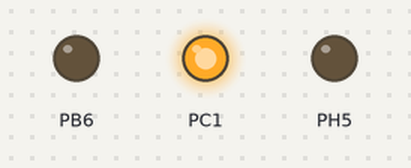
Bench run of a program on a simulated ATmega2560, built with avr-gcc and emulated at 16 MHz. Parts: output pins drawn as LEDs (lit = HIGH).

Above: at 0.5 s.
At 1.5 s:
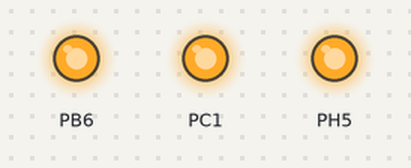
Timing chart, 0 to 3.0 s (numbered marks = the images above):
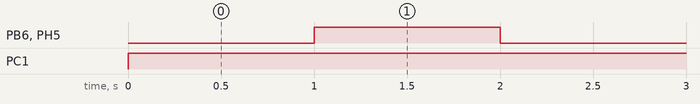

Measured:
- by itself, PB6, PH5: alternates HIGH for 1.0 s and LOW for 1.0 s
- by itself, PC1: LOW → HIGH at 0.00 s

The program:

main.cpp
```cpp
/*
 * 2_0 2_1volt enable.cpp
 *
 * Created: 4/19/2024 3:46:58 PM
 * Author : gzongo
 */
#define F_CPU 16000000UL
#include <avr/io.h>
#include <util/delay.h>

int main(void)
{
    /* Replace with your application code */
	DDRC |= (1 << DDC1); // Setting the EN_2.1V pin
	DDRH |= (1 << DDH5); // Data direction for the green led
	DDRB |= (1 << DDH6); // Data direction for the red led
	PORTC |= (1 << PC1); // Enable 2.1
    while (1)
    {
		PORTH &= ~(1 << PH5); // D19 GREEN LED ON___|= set; &= reset
		PORTB &= ~(1 << PH6); // D17 RED LED ON
		_delay_ms(1000);
		PORTH |= (1 << PH5); // D19 GREEN LED OFF
		PORTB |= (1 << PH6); // D17 RED LED OFF
		_delay_ms(1000);

    }
}
```
